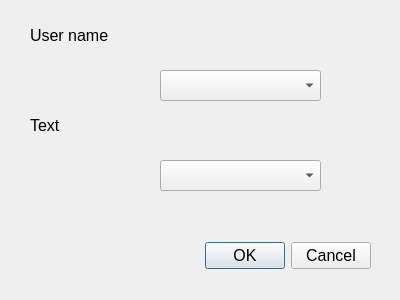
<?xml version="1.0" encoding="UTF-8"?>
<ui version="4.0">
 <class>DialogInvite</class>
 <widget class="QDialog" name="DialogInvite">
  <property name="geometry">
   <rect>
    <x>0</x>
    <y>0</y>
    <width>400</width>
    <height>300</height>
   </rect>
  </property>
  <property name="font">
   <font>
    <pointsize>12</pointsize>
   </font>
  </property>
  <property name="windowTitle">
   <string>Dialog</string>
  </property>
  <widget class="QDialogButtonBox" name="buttonBox">
   <property name="geometry">
    <rect>
     <x>30</x>
     <y>240</y>
     <width>341</width>
     <height>32</height>
    </rect>
   </property>
   <property name="orientation">
    <enum>Qt::Horizontal</enum>
   </property>
   <property name="standardButtons">
    <set>QDialogButtonBox::Cancel|QDialogButtonBox::Ok</set>
   </property>
  </widget>
  <widget class="QLabel" name="lblUserName">
   <property name="geometry">
    <rect>
     <x>30</x>
     <y>20</y>
     <width>121</width>
     <height>31</height>
    </rect>
   </property>
   <property name="text">
    <string>User name</string>
   </property>
  </widget>
  <widget class="QLabel" name="lblTextInvite">
   <property name="geometry">
    <rect>
     <x>30</x>
     <y>110</y>
     <width>91</width>
     <height>31</height>
    </rect>
   </property>
   <property name="text">
    <string>Text</string>
   </property>
  </widget>
  <widget class="QComboBox" name="cbxUserName">
   <property name="geometry">
    <rect>
     <x>160</x>
     <y>70</y>
     <width>161</width>
     <height>31</height>
    </rect>
   </property>
  </widget>
  <widget class="QComboBox" name="cbxTextInvite">
   <property name="geometry">
    <rect>
     <x>160</x>
     <y>160</y>
     <width>161</width>
     <height>31</height>
    </rect>
   </property>
  </widget>
 </widget>
 <resources/>
 <connections>
  <connection>
   <sender>buttonBox</sender>
   <signal>accepted()</signal>
   <receiver>DialogInvite</receiver>
   <slot>accept()</slot>
   <hints>
    <hint type="sourcelabel">
     <x>248</x>
     <y>254</y>
    </hint>
    <hint type="destinationlabel">
     <x>157</x>
     <y>274</y>
    </hint>
   </hints>
  </connection>
  <connection>
   <sender>buttonBox</sender>
   <signal>rejected()</signal>
   <receiver>DialogInvite</receiver>
   <slot>reject()</slot>
   <hints>
    <hint type="sourcelabel">
     <x>316</x>
     <y>260</y>
    </hint>
    <hint type="destinationlabel">
     <x>286</x>
     <y>274</y>
    </hint>
   </hints>
  </connection>
 </connections>
</ui>
